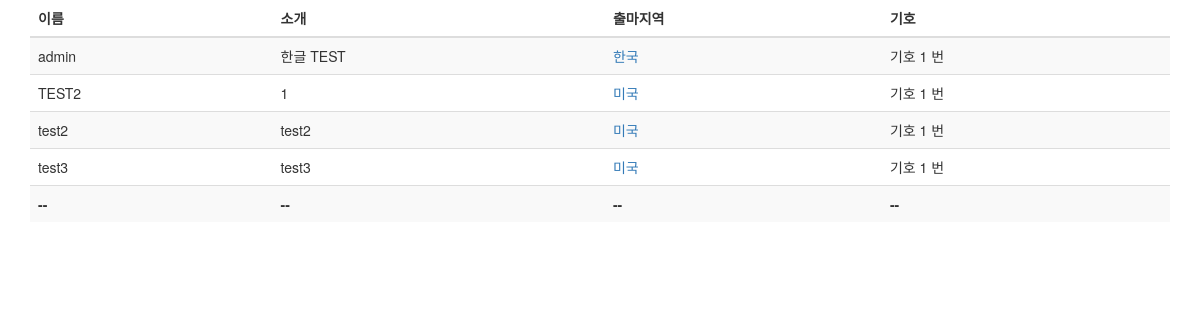
The page / on the database its author committed.
### elections/models.py (models this page shows, shortened)
class Candidate(models.Model):
    name = models.CharField(max_length=10)
    introduction = models.TextField()
    area = models.CharField(max_length=15)
    party_number = models.IntegerField(default=1)

### elections/views.py (the view)
# urls.py: path('', views.index),
def index(request):
    candidates = Candidate.objects.all()
    context = {'candidates' : candidates} #context에 모든 후보에 대한 정보를 저장
    return render(request, 'elections/index.html', context) # context로 html에 모든 후보에 대한 정보를 전달

### elections/templates/elections/index.html (shortened to what this page needs)
{% extends "elections/layout.html" %}
{% block content %}
<div class="container">
    <table class="table table-striped">
        <thead>
        <tr>
            <td><B>이름</B></td>
            <td><B>소개</B></td>
            <td><B>출마지역</B></td>
            <td><B>기호</B></td>
        </tr>
        </thead>
        <tbody>
        <tbody>
        {% for candidate in candidates %}
        <tr>
            <td> {{ candidate.name }} </td>
            <td> {{ candidate.introduction }} </td>
            <td> <a href=" areas/{{candidate.area}}/">
                {{candidate.area}}</a> </td>
            <td>기호 {{ candidate.party_number }} 번</td>
        </tr>
        {% endfor %}
        <tr>
            <td><B>--</B></td>
            <td><B>--</B></td>
            <td><B>--</B></td>
            <td><B>--</B></td>
        </tr>
    </table>
</div>
{% endblock %}

### elections/templates/elections/layout.html (shortened to what this page needs)
<!DOCTYPE html>
<html lang="en">
<head>
  <link rel="stylesheet" href="http://maxcdn.bootstrapcdn.com/bootstrap/3.3.6/css/bootstrap.min.css">
</head>
<body>
{% block content %}{% endblock %}
</body>
</html>

### rows shown on the page
Candidate: name "admin", introduction "한글 TEST", area "한국", party_number "1"
Candidate: name "TEST2", introduction "1", area "미국", party_number "1"
Candidate: name "test2", introduction "test2", area "미국", party_number "1"
Candidate: name "test3", introduction "test3", area "미국", party_number "1"
